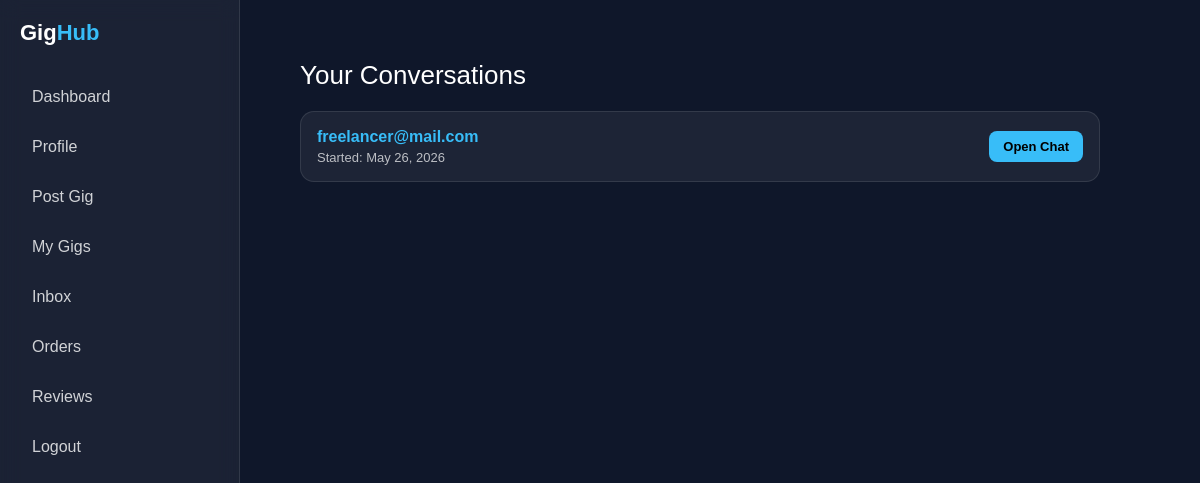
The page /client/inbox/ (signed in) on the database its author committed.
### Client/models.py (models this page shows)
class Conversation(models.Model):
    client = models.ForeignKey(User, related_name='client_conversations', on_delete=models.CASCADE)
    freelancer = models.ForeignKey(User, related_name='freelancer_conversations', on_delete=models.CASCADE)
    started_at = models.DateTimeField(auto_now_add=True)
    updated_at = models.DateTimeField(auto_now=True)

### Client/views.py (the view)
# urls.py: path('client/inbox/', views.inbox_view, name="inbox_view"),
@login_required(login_url='clientloginPage')
def inbox_view(request):
    conversations = Conversation.objects.filter(Q(client=request.user) | Q(freelancer=request.user)).order_by('-updated_at')
    return render(request, 'inbox.html', {'conversations': conversations})

### Client/templates/inbox.html (shortened to what this page needs)
{% extends "base.html" %}
  {% block content %}
<div class="main">
  <div class="title">Your Conversations</div>
  {% if conversations %}
  <div class="grid">
    {% for convo in conversations %}
    <div class="card">
      <div>
        <div class="user">{{ convo.freelancer.username }}</div>
        <div class="meta">
          Started: {{ convo.started_at|date:"M d, Y" }}
        </div>
      </div>
      <a href="{% url 'conversation' convo.id %}" class="btn">Open Chat</a>
    </div>
    {% endfor %}
  </div>
  {% else %}
    <p class="empty">You have no active conversations yet.</p>
  {% endif %}
</div>
{% endblock %}

### static/css/style.css (style rules this page uses)
* { margin: 0; padding: 0; box-sizing: border-box; font-family: Arial, Helvetica, sans-serif; }
body { background: #0f172a; color: white; display: flex; min-height: 100vh; }
.main { flex: 1; padding: 30px; }

### Client/templates/inbox.html (style rules this page uses)
.title { font-size: 26px; margin-bottom: 20px; }
.grid { display: flex; flex-direction: column; gap: 12px; max-width: 800px; }
.card { display: flex; justify-content: space-between; align-items: center; background: rgba(255,255,255,0.06); border: 1px solid rgba(255,255,255,0.1); border-radius: 14px; padding: 16px; transition: 0.3s; }
.user { font-size: 16px; font-weight: bold; color: #38bdf8; margin-bottom: 4px; }
.meta { font-size: 13px; opacity: 0.7; }
.btn { padding: 8px 14px; border-radius: 8px; text-decoration: none; font-size: 13px; font-weight: bold; background: #38bdf8; color: black; transition: 0.3s; }

### rows shown on the page
Conversation: freelancer.username "freelancer@mail.com", started_at "May 26, 2026"
